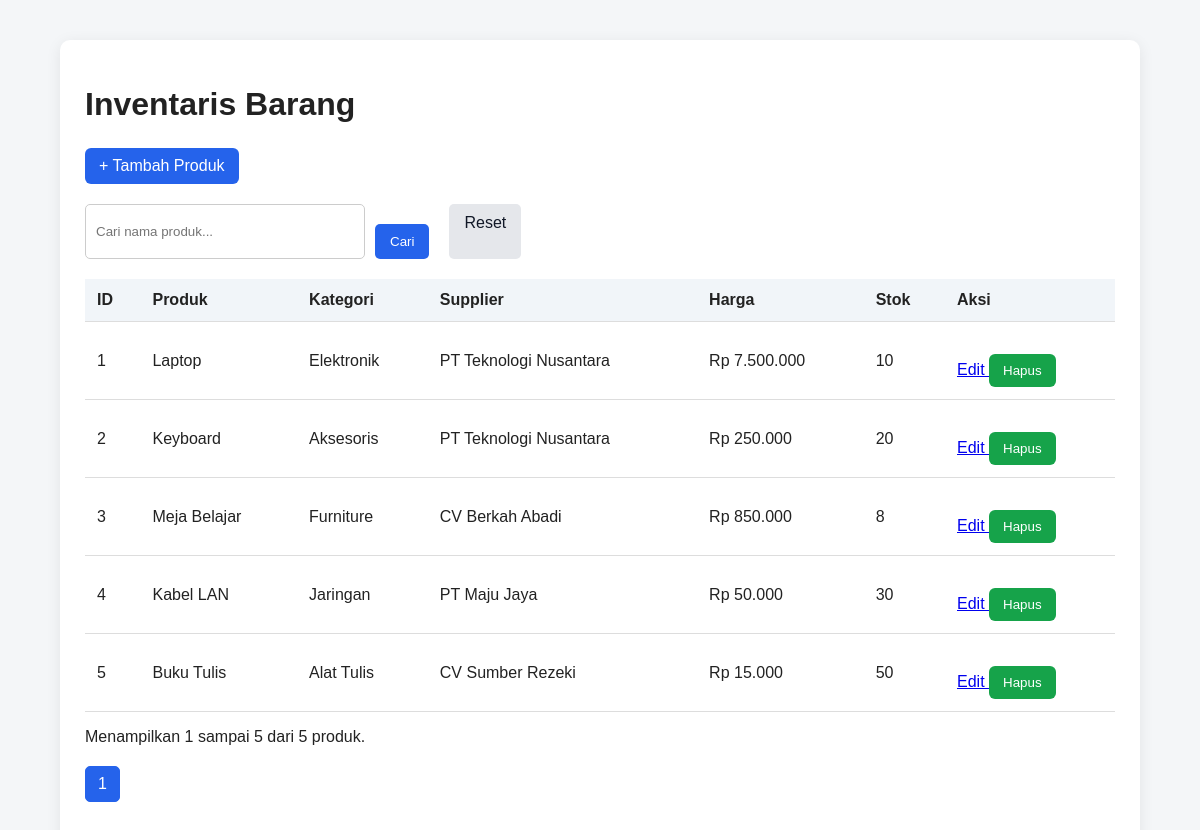
The page / on the database its author committed.
### tables this page shows
CREATE TABLE products (
    id INT AUTO_INCREMENT PRIMARY KEY,
    name VARCHAR(100) NOT NULL,
    price DECIMAL(12,2) NOT NULL,
    stock INT NOT NULL,
    category_id INT,
    supplier_id INT,
    FOREIGN KEY (category_id) REFERENCES categories(id),
    FOREIGN KEY (supplier_id) REFERENCES suppliers(id)
);

CREATE TABLE categories (
    id INT AUTO_INCREMENT PRIMARY KEY,
    name VARCHAR(100) NOT NULL
);

CREATE TABLE suppliers (
    id INT AUTO_INCREMENT PRIMARY KEY,
    name VARCHAR(100) NOT NULL,
    phone VARCHAR(20)
);

### index.php (the view, shortened to what this page needs)
<?php
$pdo = Database::getInstance()->getConnection();
$search = trim($_GET['search'] ?? '');
$perPage = 5;
$page = max(1, (int) ($_GET['page'] ?? 1));
$offset = ($page - 1) * $perPage;
$where = '';
$params = [];
$countSql = "
    SELECT COUNT(*)
    FROM products p
    JOIN categories c ON p.category_id = c.id
    JOIN suppliers s ON p.supplier_id = s.id
    $where
";
$countStmt = $pdo->prepare($countSql);
$countStmt->execute($params);
$totalProducts = (int) $countStmt->fetchColumn();
$totalPages = (int) ceil($totalProducts / $perPage);
$sql = "
    SELECT
        p.id,
        p.name,
        p.price,
        p.stock,
        c.name AS category_name,
        s.name AS supplier_name
    FROM products p
    JOIN categories c ON p.category_id = c.id
    JOIN suppliers s ON p.supplier_id = s.id
    $where
    ORDER BY p.id ASC
    LIMIT :limit OFFSET :offset
";
$stmt = $pdo->prepare($sql);
$stmt->bindValue(':limit', $perPage, PDO::PARAM_INT);
$stmt->bindValue(':offset', $offset, PDO::PARAM_INT);
$stmt->execute();
$products = $stmt->fetchAll(PDO::FETCH_ASSOC);
?>
<!DOCTYPE html>
<html lang="id">
<head>
    <link rel="stylesheet" href="style.css">
</head>
<body>
    <div class="container">
        <h1>Inventaris Barang</h1>
        <a href="create.php" class="btn">+ Tambah Produk</a>
        <form method="GET" action="index.php" class="search-form">
            <input type="text" name="search" placeholder="Cari nama produk..."
                value="<?= htmlspecialchars($_GET['search'] ?? '', ENT_QUOTES, 'UTF-8') ?>">
            <button type="submit">Cari</button>
            <a href="index.php">Reset</a>
        </form>
        <table>
            <thead>
                <tr>
                    <th>ID</th>
                    <th>Produk</th>
                    <th>Kategori</th>
                    <th>Supplier</th>
                    <th>Harga</th>
                    <th>Stok</th>
                    <th>Aksi</th>
                </tr>
            </thead>
            <tbody>
                <?php foreach ($products as $product): ?>
                    <tr>
                        <td><?= (int) $product['id'] ?></td>
                        <td>
                            <?= htmlspecialchars($product['name']) ?>
                        </td>
                        <td>
                            <?= htmlspecialchars($product['category_name']) ?>
                        </td>
                        <td>
                            <?= htmlspecialchars($product['supplier_name']) ?>
                        </td>
                        <td>
                            Rp <?= number_format($product['price'], 0, ',', '.') ?>
                        </td>
                        <td>
                            <?= (int) $product['stock'] ?>
                        </td>
                        <td>
                            <a href="edit.php?id=<?= (int) $product['id'] ?>">
                                Edit
                            </a>
                            <form method="POST" action="delete.php" style="display:inline;"
                                onsubmit="return confirm('Yakin ingin menghapus produk ini?');">
                                <button type="submit">
                                    Hapus
                                </button>
                            </form>
                        </td>
                    </tr>
                <?php endforeach; ?>
            </tbody>
        </table>
        <?php if ($totalProducts > 0): ?>
            <p>
                Menampilkan <?= $offset + 1 ?>
                sampai <?= $offset + count($products) ?>
                dari <?= $totalProducts ?> produk.
            </p>
            <div class="pagination">
                <?php for ($i = 1; $i <= $totalPages; $i++): ?>
                    <a href="?<?= htmlspecialchars(http_build_query([
                        'search' => $search,
                        'page' => $i
                    ]), ENT_QUOTES, 'UTF-8') ?>" class="<?= $i === $page ? 'active' : '' ?>">
                        <?= $i ?>
                    </a>
                <?php endfor; ?>
            </div>
        <?php else: ?>
            <p>Produk tidak ditemukan.</p>
        <?php endif; ?>
    </div>
</body>
</html>

### style.css (style rules this page uses)
* { box-sizing: border-box; }
body { margin: 0; font-family: Arial, sans-serif; background: #f4f6f8; color: #222; }
.container { width: 90%; max-width: 1100px; margin: 40px auto; background: white; padding: 25px; border-radius: 10px; box-shadow: 0 3px 15px rgba(0, 0, 0, 0.08); }
h1 { margin-bottom: 25px; }
.btn, button { display: inline-block; padding: 9px 14px; border: none; border-radius: 6px; text-decoration: none; cursor: pointer; }
.btn { background: #2563eb; color: white; }
table { width: 100%; border-collapse: collapse; margin-top: 20px; }
th, td { padding: 12px; border-bottom: 1px solid #ddd; text-align: left; }
th { background: #f1f5f9; }
form { margin-top: 20px; }
input, select { width: 100%; padding: 10px; border: 1px solid #ccc; border-radius: 6px; }
form button { margin-top: 20px; background: #16a34a; color: white; }
form a { margin-left: 10px; }
.search-form { display: flex; gap: 10px; margin-bottom: 20px; }
.search-form input { padding: 10px; width: 280px; border: 1px solid #ccc; border-radius: 5px; }
.search-form button, .search-form a { padding: 10px 15px; border: none; border-radius: 5px; text-decoration: none; cursor: pointer; }
.search-form button { background-color: #2563eb; color: white; }
.search-form a { background-color: #e5e7eb; color: #111827; }
.pagination { display: flex; flex-wrap: wrap; gap: 8px; margin: 20px 0; align-items: center; }
.pagination a { padding: 8px 12px; border: 1px solid #ddd; border-radius: 5px; color: #2563eb; text-decoration: none; }
.pagination a.active { background-color: #2563eb; color: white; border-color: #2563eb; }

### rows shown on the page
products: id "1", name "Laptop", category.name "Elektronik", supplier.name "PT Teknologi Nusantara", price "7.500.000", stock "10"
products: id "2", name "Keyboard", category.name "Aksesoris", supplier.name "PT Teknologi Nusantara", price "250.000", stock "20"
products: id "3", name "Meja Belajar", category.name "Furniture", supplier.name "CV Berkah Abadi", price "850.000", stock "8"
products: id "4", name "Kabel LAN", category.name "Jaringan", supplier.name "PT Maju Jaya", price "50.000", stock "30"
products: id "5", name "Buku Tulis", category.name "Alat Tulis", supplier.name "CV Sumber Rezeki", price "15.000", stock "50"

### other values the page prints
$offset + 1 "1"
$offset + count($products) "5"
$totalProducts "5"
